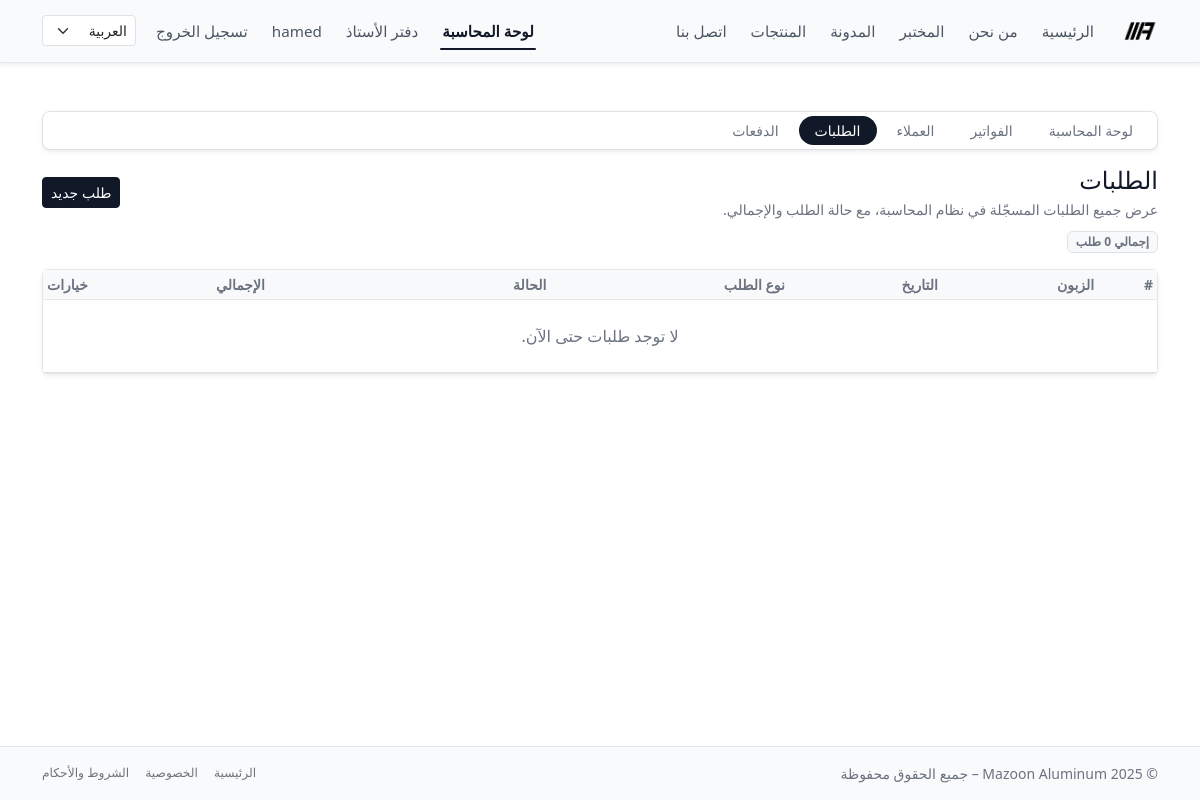
/ar/accounting/orders/ (signed in), run on an earlier commit of the app's database.
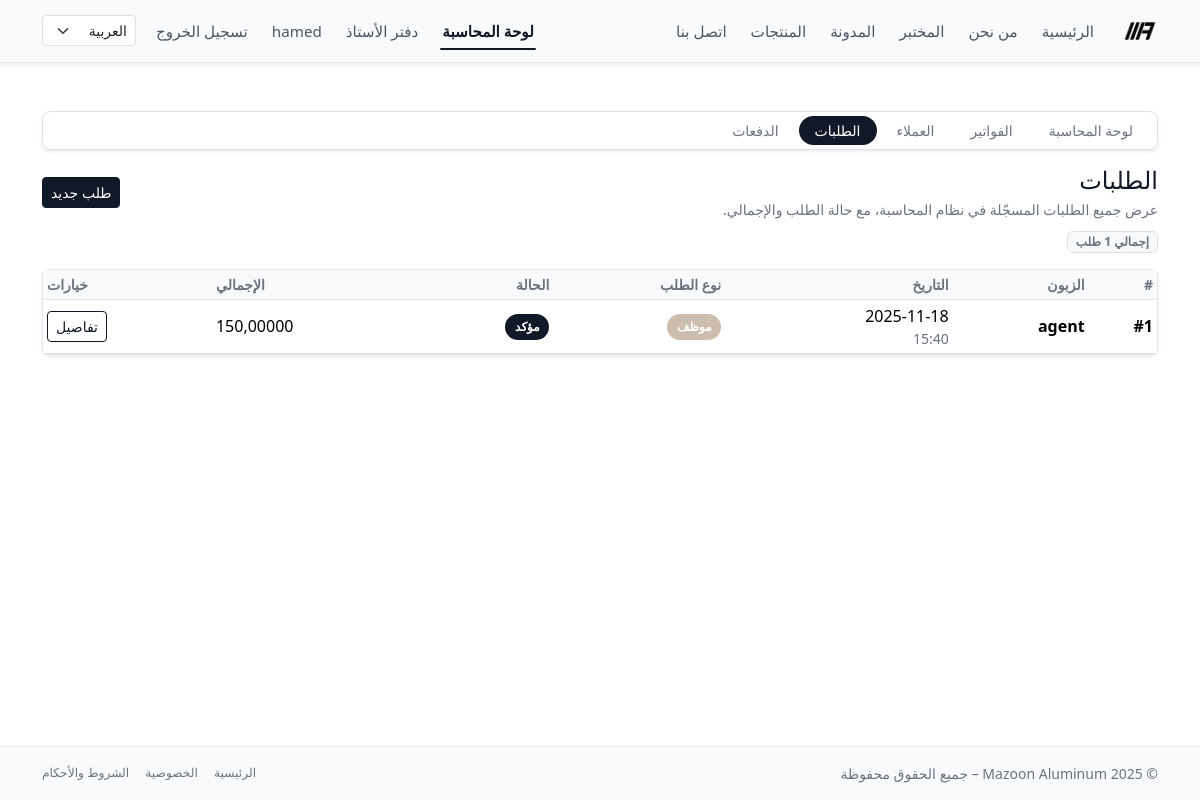
And on a later commit of the database.
### accounting/models.py (models this page shows, shortened)
class Order(models.Model):
    STATUS_DRAFT = "draft"
    STATUS_PENDING = "pending"      # طلب أونلاين ينتظر تأكيد موظف
    STATUS_CONFIRMED = "confirmed"  # تم التأكيد
    STATUS_CANCELLED = "cancelled"
    STATUS_CHOICES = [
        (STATUS_DRAFT, "مسودة"),
        (STATUS_PENDING, "بانتظار التأكيد"),
        (STATUS_CONFIRMED, "مؤكد"),
        (STATUS_CANCELLED, "ملغي"),
    ]
    customer = models.ForeignKey(
        Customer,
        on_delete=models.PROTECT,
        related_name="orders",
        verbose_name="الزبون",
    )
    created_by = models.ForeignKey(
        settings.AUTH_USER_MODEL,
        on_delete=models.SET_NULL,
        null=True,
        blank=True,
        related_name="orders_created",
        verbose_name="تم إدخاله بواسطة",
    )
    invoice = models.OneToOneField(
        "Invoice",
        on_delete=models.SET_NULL,
        null=True,
        blank=True,
        related_name="order",
        verbose_name="الفاتورة الناتجة",
    )
    status = models.CharField(
        max_length=20,
        choices=STATUS_CHOICES,
        default=STATUS_PENDING,
    )
    is_online = models.BooleanField(
        default=False,
        help_text="صحيح إذا كان الطلب تم من بوابة الزبون.",
    )
    created_at = models.DateTimeField(auto_now_add=True)
    confirmed_by = models.ForeignKey(
        settings.AUTH_USER_MODEL,
        on_delete=models.PROTECT,
        null=True,
        blank=True,
        related_name="confirmed_orders",
        verbose_name="تم تأكيده بواسطة",
    )
    confirmed_at = models.DateTimeField(null=True, blank=True)
    notes = models.TextField(blank=True, verbose_name="ملاحظات داخلية")
    class Meta:
        ordering = ("-created_at", "id")
    @property
    def total_amount(self) -> Decimal:
        return sum((item.subtotal for item in self.items.all()), Decimal("0"))
    @property
    def status_badge(self) -> str:
        mapping = {
            self.STATUS_DRAFT: "badge-mazoon badge-draft",
            self.STATUS_PENDING: "badge-mazoon badge-pending",
            self.STATUS_CONFIRMED: "badge-mazoon badge-confirmed",
            self.STATUS_CANCELLED: "badge-mazoon badge-cancelled",
        }
        return mapping.get(self.status, "badge-mazoon badge-draft")
    @property
    def type_label(self) -> str:
        return _("أونلاين") if self.is_online else _("موظف")
    @property
    def type_badge(self) -> str:
        if self.is_online:
            return "badge-mazoon badge-online"
        return "badge-mazoon badge-staff"

class Customer(models.Model):
    user = models.OneToOneField(
        settings.AUTH_USER_MODEL,
        on_delete=models.SET_NULL,
        null=True,
        blank=True,
        related_name="customer_profile",
        help_text="Optional: link to a Django user for portal access.",
    )
    name = models.CharField(max_length=255)
    phone = models.CharField(max_length=50, blank=True)
    email = models.EmailField(blank=True)
    company_name = models.CharField(max_length=255, blank=True)
    tax_number = models.CharField(
        max_length=50,
        blank=True,
        help_text="Optional: VAT / Tax ID if applicable.",
    )
    address = models.TextField(blank=True)
    created_at = models.DateTimeField(auto_now_add=True)
    class Meta:
        ordering = ("name", "id")

class OrderItem(models.Model):
    order = models.ForeignKey(
        Order,
        on_delete=models.CASCADE,
        related_name="items",
        verbose_name="الطلب",
    )
    product = models.ForeignKey(
        "website.Product",
        on_delete=models.PROTECT,
        verbose_name="المنتج",
        null=True,
        blank=True,
    )
    description = models.CharField(
        max_length=255,
        blank=True,
        default="",
        verbose_name="الوصف",
    )
    quantity = models.DecimalField(max_digits=10, decimal_places=2, default=1)
    unit_price = models.DecimalField(max_digits=10, decimal_places=3)
    @property
    def subtotal(self) -> Decimal:
        return self.quantity * self.unit_price

### accounting/views.py (the view)
# urls.py: path("orders/", views.OrderListView.as_view(), name="order_list"),
@method_decorator(accounting_staff_required, name="dispatch")
class OrderListView(AccountingSectionMixin, ListView):
    section = "orders"
    model = Order
    template_name = "accounting/orders/order_list.html"
    context_object_name = "orders"
    paginate_by = 20
    def get_queryset(self):
        return (
            Order.objects
            .select_related("customer", "created_by", "confirmed_by")
            .prefetch_related("items__product")
            .order_by("-created_at", "id")
        )

### accounting/views.py (called while the page is built)
def is_accounting_staff(user):
    return (
        user.is_authenticated
        and user.is_active
        and user.groups.filter(name="accounting_staff").exists()
    )

    def get_context_data(self, **kwargs):
        ctx = super().get_context_data(**kwargs)
        ctx["accounting_section"] = self.section
        return ctx

### templates/accounting/orders/order_list.html (shortened to what this page needs)
{% extends "base.html" %}
{% load i18n %}
{% block content %}
<div class="py-4">
  {% include "accounting/_nav.html" %}
  <div class="d-flex flex-wrap justify-content-between align-items-center mb-2 gap-2">
    <div>
      <h1 class="h4 mb-1">
        {% trans "الطلبات" %}
      </h1>
      <p class="text-muted small mb-0">
      </p>
    </div>
    <div class="d-flex align-items-center gap-2">
      <a href="{% url 'accounting:order_create' %}" class="btn btn-primary btn-sm">
        {% trans "طلب جديد" %}
      </a>
    </div>
  </div>
  <div class="mb-3">
    <span class="badge bg-light text-muted border">
    </span>
  </div>
  <div class="card border-0 shadow-sm">
    <div class="card-body p-0">
      <div class="table-responsive">
        <table class="table table-sm mb-0 align-middle">
          <thead class="table-light">
            <tr>
              <th class="text-muted small">{% trans "#" %}</th>
              <th class="text-muted small">{% trans "الزبون" %}</th>
              <th class="text-muted small">{% trans "التاريخ" %}</th>
              <th class="text-muted small">{% trans "نوع الطلب" %}</th>
              <th class="text-muted small">{% trans "الحالة" %}</th>
              <th class="text-muted small text-end">{% trans "الإجمالي" %}</th>
              <th class="text-muted small text-end">{% trans "خيارات" %}</th>
            </tr>
          </thead>
          <tbody>
          {% for order in orders %}
            <tr>
              <td class="fw-semibold text-nowrap">#{{ order.id }}</td>
              <td>
                <div class="fw-semibold">{{ order.customer.name }}</div>
              </td>
              <td class="text-nowrap">
                {{ order.created_at|date:"Y-m-d" }}
                <div class="text-muted small">{{ order.created_at|date:"H:i" }}</div>
              </td>
              <td>
                <span class="{{ order.type_badge }}">
                  {{ order.type_label }}
                </span>
              </td>
              <td>
                <span class="{{ order.status_badge }}">
                  {{ order.get_status_display }}
                </span>
              </td>
              <td class="text-nowrap text-end">
                {{ order.total_amount }}
              </td>
              <td class="text-end">
                <a href="{% url 'accounting:order_detail' order.pk %}" class="btn btn-sm btn-outline-primary">
                  {% trans "تفاصيل" %}
                </a>
              </td>
            </tr>
          {% empty %}
            <tr>
              <td colspan="7" class="text-center text-muted py-4">
                {% trans "لا توجد طلبات حتى الآن." %}
              </td>
            </tr>
          {% endfor %}
          </tbody>
        </table>
      </div>
    </div>
  </div>
</div>
{% endblock %}

What changed in the data, as far as the page shows it:
added Order: id "1", customer.name "agent", created_at "2025-11-18", created_at "15:40", type_label "موظف", status "مؤكد", total_amount "150,00000"
Also different on the page:
text no longer shown: "إجمالي 0 طلب لا توجد طلبات حتى الآن."
text now shown: "إجمالي 1 طلب"
